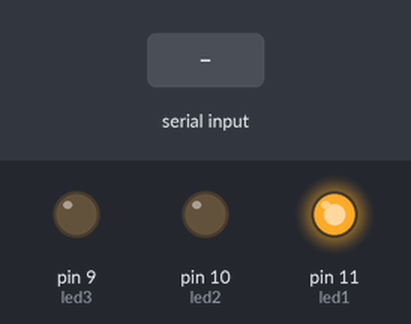
Recording of a sketch running on a simulated Arduino Uno, built with avr-gcc and run on an emulated ATmega328P. On the bench: output pins drawn as LEDs (lit = HIGH). Inputs (shaded band) come from the test bench. What the sketch prints to the serial monitor is not drawn.

Above: at 1.2 s.
1.3 s: "2" received over Serial
At 1.45 s:
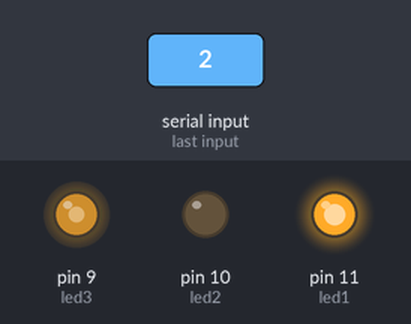
4.3 s: "1" received over Serial
At 6.25 s:
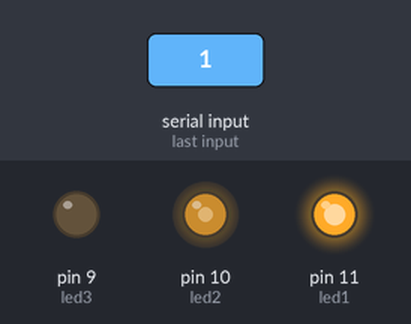
10.3 s: "3" received over Serial
At 15.2 s:
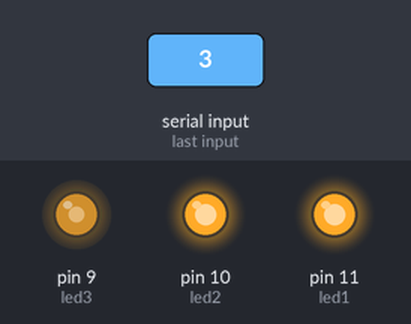
16.3 s: "3" received over Serial
Timing chart, 0 to 22.0 s (numbered marks = the images above; inputs shaded):
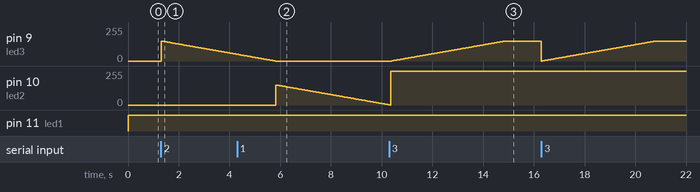

Measured:
- after the input at 10.3 s, pin 9 (led3): moves from 0/255 to 150/255 over 4.5 s, starting after 0.10 s

The sketch:

Sketch.ino
```cpp
// give it a name:
int led1 = 11;
int led2 = 10;
int led3 = 9;

int brightness = 0;    // how bright the LED is
int fadeAmount = 1;    // how many points to fade the LED by

char c;
char prev = 49;

void setup()
{
  Serial.begin(9600);
  pinMode(led1, OUTPUT);
  pinMode(led2, OUTPUT);
  pinMode(led3, OUTPUT);
}

void loop()
{
  digitalWrite(led1, HIGH);   // turn the LED on (HIGH is the voltage level)

  if (Serial.available())
  {

    c = Serial.read();
    Serial.println("C: ");
    Serial.println(c);
    Serial.println("Prev: ");
    Serial.println(prev);

    if (c == 49) {
      if ( prev == 50) {
         analogWrite(led3, 0);
        brightness = 150;
        for (int i = 0; i <= 150; i++) {
          analogWrite(led2, brightness);
          brightness = brightness - fadeAmount;
          delay(30);
        }
      } else {
        brightness = 0;
        analogWrite(led2, brightness);
        analogWrite(led3, brightness);
      }

      // Level 2
    } else if (c == 50) {

      if (prev == 49) {
        brightness = 0;
        for (int i = 0; i <= 150; i++) {
          analogWrite(led2, brightness);
          brightness = brightness + fadeAmount;
          delay(30);
        }
      }else {
        Serial.println("Came");
        brightness = 150;
        for (int i = 0; i <= 150; i++) {
          analogWrite(led3, brightness);
          brightness = brightness - fadeAmount;
          delay(30);
        }
      }
      //Level 3
    }else if (c == 51) {

      analogWrite(led1, 255);
      analogWrite(led2, 255);
      brightness = 0;
      for (int i = 0; i <= 150; i++) {
        analogWrite(led3, brightness);
        brightness = brightness + fadeAmount;
        delay(30);
      }
    }

  }
  prev = c;

}
```
